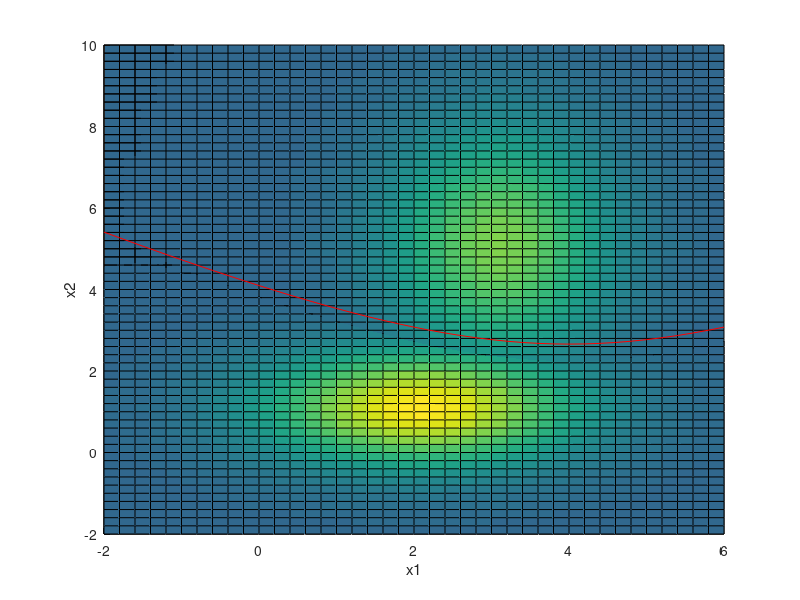

Write the MATLAB code that produced this figure.
%Assignment5
mu1 = [3 5];
Sigma1 = [1 0;0 4];
P1=0.3;

mu2 = [2 1];
Sigma2 = [2 0;0 1];
P2=0.7;

figure
hold on
x1 = -2:.2:6; x2 = -2:.2:10;
[X1,X2] = meshgrid(x1,x2);
F = mvnpdf([X1(:) X2(:)],mu1,Sigma1);
F = reshape(F,length(x2),length(x1));
surf(x1,x2,F);
F = mvnpdf([X1(:) X2(:)],mu2,Sigma2);
F = reshape(F,length(x2),length(x1));
surf(x1,x2,F);
caxis([min(F(:))-.5*range(F(:)),max(F(:))]);
axis([-2 6 -2 10 0 0.2])
xlabel('x1'); ylabel('x2'); zlabel('Probability Density');
y1=(( -2/8 +sqrt( (2/8).^2 - 4*(3/8)*(-9.5221+2.20325-x1.^2/4+2*x1) ) )/(3/4));
y2=(( -2/8 -sqrt( (2/8).^2 - 4*(3/8)*(-9.5221+2.20325-x1.^2/4+2*x1) ) )/(3/4));
line(x1,y1,0.2*(1+zeros(1,size(x1,2))),'Color','red')
line(x1,y2,0.2*(1+zeros(1,size(x1,2))),'Color','red')

% fplot(@(x) (( -2/8 +sqrt( (2/8)^2 - 4*(3/8)*(-9.5221-1.4899-x^2/4+2*x) ) )/(3/4)) );